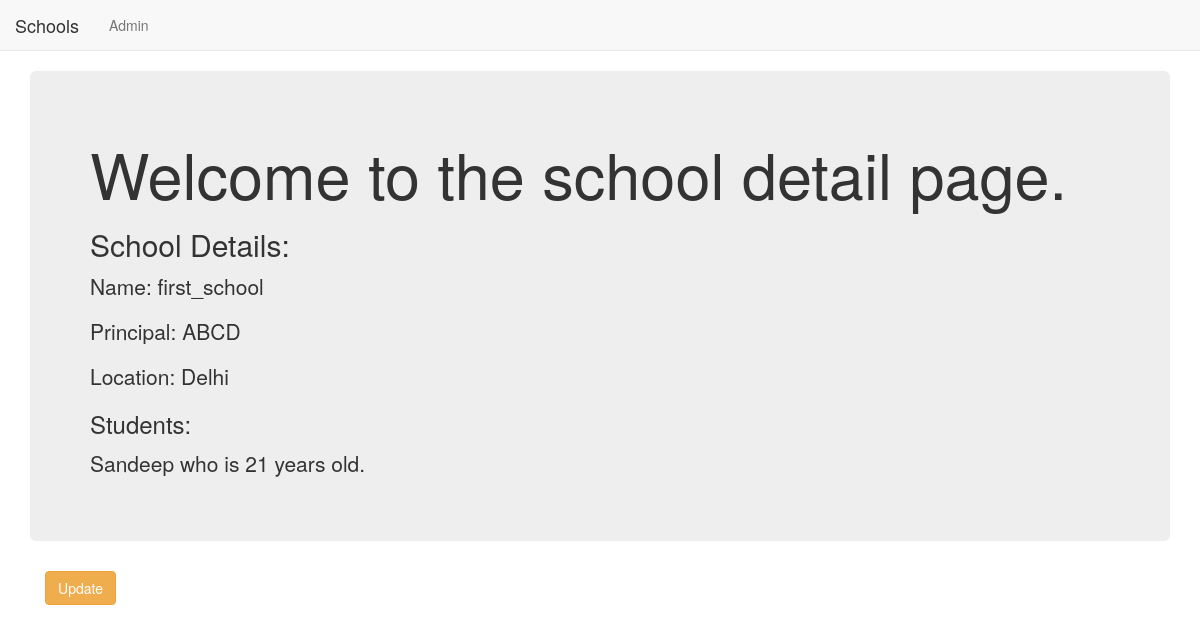
/basic_app/1/, run on the app's committed database.
### basic_app/models.py (models this page shows, shortened)
class School(models.Model):
    name = models.CharField(max_length = 256)
    principal = models.CharField(max_length = 256)
    location = models.CharField(max_length = 256)

class Student(models.Model):
    name = models.CharField(max_length = 256)
    age = models.PositiveIntegerField()
    school = models.ForeignKey(School, related_name = 'students', on_delete = models.DO_NOTHING)

### basic_app/views.py (the view)
# urls.py: url(r'^(?P<pk>[-\d]+)/$', views.SchoolDetailView.as_view(), name = 'detail'),
class SchoolDetailView(DetailView):
    context_object_name = 'school_detail'
    model = models.School
    template_name = "basic_app/school_detail.html"

### basic_app/templates/basic_app/school_detail.html
{% extends 'basic_app/basic_app_base.html' %}
{% block body_block %}
<div class="jumbotron">
    <h1>Welcome to the school detail page.</h1>
    <h2>School Details:</h2>
    <p>Name: {{school_detail.name}}</p>
    <p>Principal: {{school_detail.principal}}</p>
    <p>Location: {{school_detail.location}}</p>
    <h3>Students: </h3>
      {% for student in school_detail.students.all %}
      <p>{{student.name}} who is {{student.age}} years old.</p>
      {% endfor %}
</div>
<div class="container">
  <p><a class="btn btn-warning" href="{% url 'basic_app:update' pk=school_detail.pk %}">Update</a></p>
</div>
{% endblock %}

### data on the page
School: name "first_school", principal "ABCD", location "Delhi"
Student: name "Sandeep", age "21"
